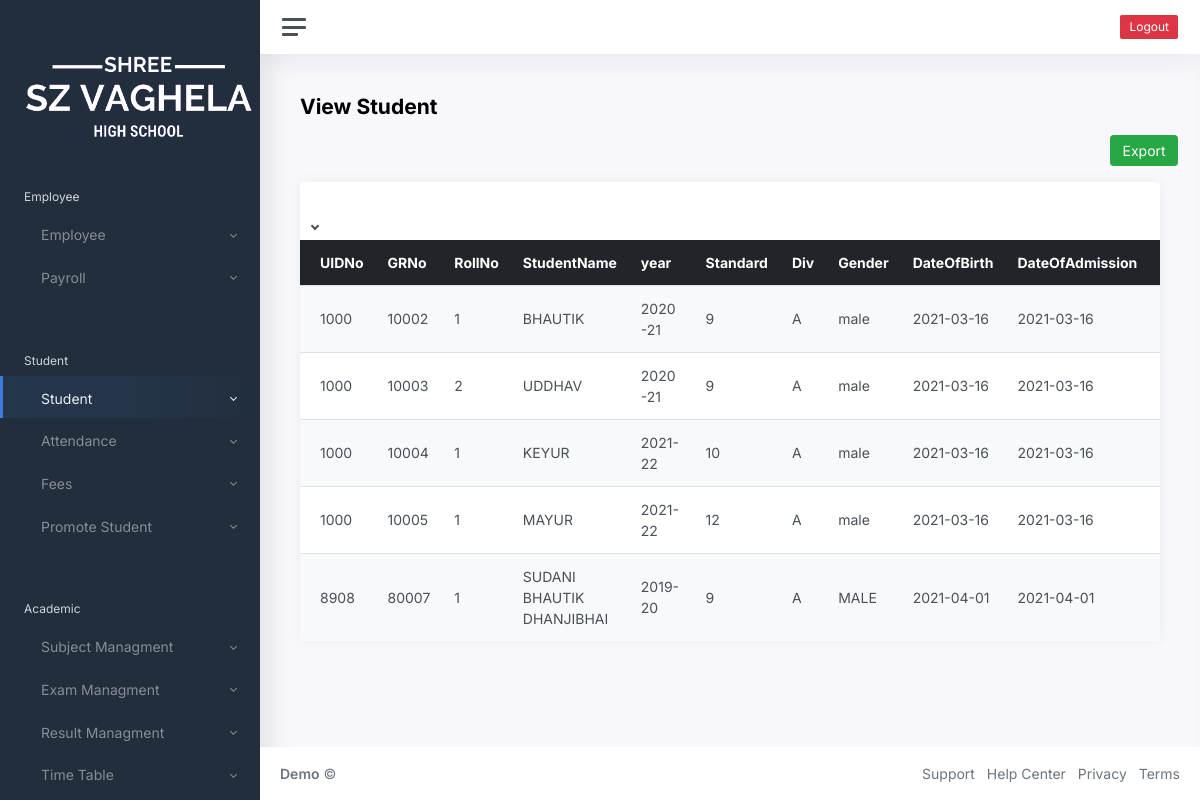
/student/student-view.php (signed in), run on an earlier commit of the app's database.
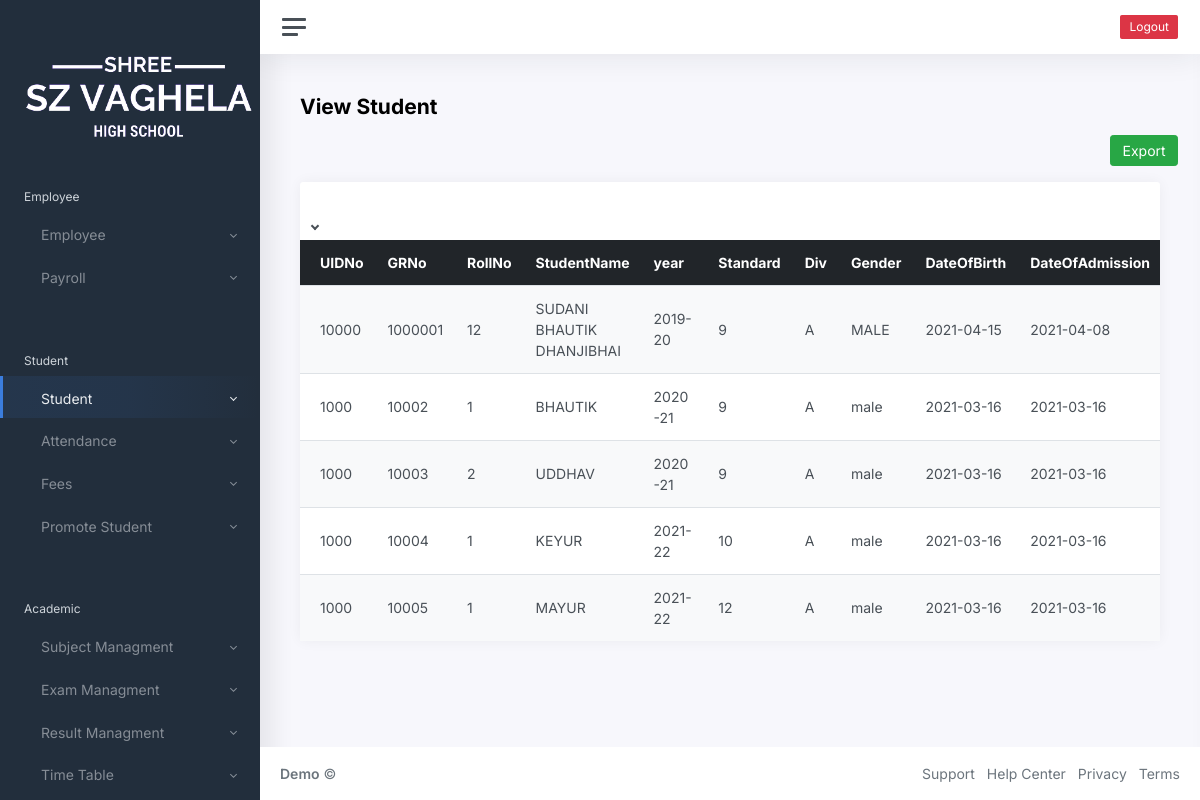
And on a later commit of the database.
### tables this page shows
CREATE TABLE `studentmaster` (
  `date` datetime NOT NULL,
  `StuUIDNo` varchar(13) NOT NULL,
  `StuGRNo` varchar(30) NOT NULL,
  `StuRollNo` int(20) NOT NULL,
  `StuStudentName` varchar(150) NOT NULL,
  `StuAcdemicyear` varchar(10) NOT NULL,
  `StuStandard` bigint(10) NOT NULL,
  `StuDiv` varchar(10) NOT NULL,
  `StuGender` varchar(10) NOT NULL,
  `StuDOB` date NOT NULL,
  `StuDateOfAdmission` date NOT NULL,
  `StuParentMobileNumber1` decimal(10,0) NOT NULL,
  `StuParentMobileNumber2` decimal(10,0) NOT NULL,
  `StuHouseNo` varchar(20) NOT NULL,
  `StuStreetName` varchar(20) NOT NULL,
  `StuLocation` varchar(50) NOT NULL,
  `StuCity` varchar(20) NOT NULL,
  `StuDist` varchar(20) NOT NULL,
  `StuBirthPlace` varchar(150) NOT NULL,
  `StuAadharNo` decimal(12,0) NOT NULL,
  `StuCategory` varchar(50) NOT NULL,
  `StuCaste` varchar(50) NOT NULL,
  `StuLastschoolname` varchar(50) NOT NULL,
  `StuBankname` varchar(20) NOT NULL,
  `StuBankACno` varchar(20) NOT NULL,
  `StuBankIFSCcode` varchar(20) NOT NULL,
  `StuStatus` varchar(15) NOT NULL,
  `StuStatusChangedDate` date NOT NULL,
  `file` varchar(255) NOT NULL,
  `filename` varchar(255) NOT NULL,
  `uploadfile` varchar(255) NOT NULL,
  `uploadfilename` varchar(255) NOT NULL
);

### student/student-view.php (the view, shortened to what this page needs)
<?php
include "./connectdb.php";
?>
<!DOCTYPE html>
<html lang="en">
<head>
	<link href="../css/app.css" rel="stylesheet">
</head>
<body>
	<div class="wrapper">
		<nav id="sidebar" class="sidebar">
			<div class="sidebar-content js-simplebar">
				<a class="sidebar-brand">
					<span width="30px">&nbsp;</span>
					<img src="../logo.png" alt="logo" srcset="" height="100px">
				</a>
				<ul class="sidebar-nav">
					<li class="sidebar-header">
						Employee
					</li>
					<li class="sidebar-item">
						<a href="#emp" data-toggle="collapse" class="sidebar-link collapsed">
							<i class="align-middle"></i> <span class="align-middle">Employee</span>
						</a>
					</li>
					<li class="sidebar-item">
						<a href="#payr" data-toggle="collapse" class="sidebar-link collapsed">
							<i class="align-middle"></i> <span class="align-middle">Payroll</span>
						</a>
					</li>
					<li class="sidebar-header">
					</li>
					<li class="sidebar-header">
						Student
					</li>
					<li class="sidebar-item  active">
						<a href="#addstu" data-toggle="collapse" class="sidebar-link collapsed">
							<i class="align-middle"></i> <span class="align-middle">Student</span>
						</a>
					</li>
					<li class="sidebar-item ">
						<a href="#attend" data-toggle="collapse" class="sidebar-link collapsed">
							<i class="align-middle"></i> <span class="align-middle">Attendance</span>
						</a>
					</li>
					<li class="sidebar-item ">
						<a href="#fee" data-toggle="collapse" class="sidebar-link collapsed">
							<i class="align-middle"></i> <span class="align-middle">Fees</span>
						</a>
					</li>
					<li class="sidebar-item ">
						<a href="#pstu" data-toggle="collapse" class="sidebar-link collapsed">
							<i class="align-middle"></i> <span class="align-middle">Promote Student </span>
						</a>
					</li>
					<li class="sidebar-header">
					</li>
					<li class="sidebar-header">
						Academic
					</li>
					<li class="sidebar-item ">
						<a href="#addsubject" data-toggle="collapse" class="sidebar-link collapsed">
							<i class="align-middle"></i> <span class="align-middle">Subject Managment</span>
						</a>
					</li>
					<li class="sidebar-item ">
						<a href="#exammaster" data-toggle="collapse" class="sidebar-link collapsed">
							<i class="align-middle"></i> <span class="align-middle">Exam Managment</span>
						</a>
					</li>
					<li class="sidebar-item ">
						<a href="#resultmaster" data-toggle="collapse" class="sidebar-link collapsed">
							<i class="align-middle"></i> <span class="align-middle">Result Managment</span>
						</a>
					</li>
					<li class="sidebar-item ">
						<a href="#timetable" data-toggle="collapse" class="sidebar-link collapsed">
							<i class="align-middle"></i> <span class="align-middle">Time Table</span>
						</a>
					</li>
				</ul>
			</div>
		</nav>
		<div class="main">
            <nav class="navbar navbar-expand navbar-light navbar-bg">
                <a class="sidebar-toggle d-flex">
                    <i class="hamburger align-self-center"></i>
                </a>
                <div class="navbar-collapse collapse">
                    <ul class="navbar-nav navbar-align">
                    <button type="button" class="btn btn-sm btn-danger" id="logout">Logout</button>
                    </ul>
                </div>
            </nav>
			<main class="content">
				<div class="container-fluid p-0">
					<div class=" mb-3 row">
						<div class="col-sm-12 ml-sm-auto">
							<h1 class="h3 mb-3" style="font-weight: bold;">View Student</h1>
						</div>
						<div class="col-sm-1 ml-sm-auto">
							<a href="xls.php"><button type="sumit" name="test_save" class="btn btn-custom-sm btn-success">Export</button></a>
						</div>
					</div>
				</div>
				<div class="col-70 col-xl-70">
					<div class="card">
						<div class="card-header">
						</div>
						<div class="col-lg-12">
							<div class="button-group">
								<button type="button" class="btn btn-default btn-sm dropdown-toggle" data-toggle="dropdown"><span class="glyphicon glyphicon-cog"></span> <span class="caret"></span></button>
							</div>
						</div>
						<div class="table-responsive " id="poll">
							<table class="table table-striped" id="myTable">
								<thead class="table table-dark">
									<tr>
										<th>UIDNo</th>
										<th>GRNo</th>
										<th>RollNo</th>
										<th>StudentName</th>
										<th>year</th>
										<th>Standard</th>
										<th>Div</th>
										<th>Gender</th>
										<th>DateOfBirth</th>
										<th>DateOfAdmission</th>
										<th>MobileNo1</th>
									</tr>
								</thead>
								<tbody>
									<?php
									$sql = "SELECT*FROM studentmaster";
									$data = mysqli_query($conn, $sql);
									$total = mysqli_num_rows($data);
									if ($total != 0) {
										while ($result = mysqli_fetch_assoc($data)) {
											echo "
                           		<tr>
                           		<td>" . $result['StuUIDNo'] . "</td>
                           		<td>" . $result['StuGRNo'] . " </td>
                           		<td>" . $result['StuRollNo'] . " </td>
                           		<td>" . $result['StuStudentName'] . "</td>
                           		<td>" . $result['StuAcdemicyear'] . "</td>
                           		<td>" . $result['StuStandard'] . "</td>
                           		<td>" . $result['StuDiv'] . "</td>
                                <td>" . $result["StuGender"] . "</td>
                                <td>" . $result["StuDOB"] . "</td>
                                <td>" . $result['StuDateOfAdmission'] . "</td>
                                <td>" . $result['StuParentMobileNumber1'] . "</td>
                                <td>" . $result['StuParentMobileNumber2'] . "</td>
                                <td>" . $result['StuHouseNo'] . "," . $result['StuStreetName'] . "," . $result['StuLocation'] . "," . $result['StuCity'] . "," . $result['StuDist'] . "</td>
                                <td>" . $result['StuBirthPlace'] . "</td>
                                <td>" . $result['StuAadharNo'] . "</td>
                                <td>" . $result['StuCategory'] . "</td>
                                <td>" . $result['StuCaste'] . "</td>
                                <td>" . $result['StuLastschoolname'] . "</td>
                                <td>" . $result['StuBankname'] . "</td>
                                <td>" . $result['StuBankACno'] . "</td>
                                <td>" . $result['StuBankIFSCcode'] . "</td>
                                <td>" . $result['StuStatus'] . "</td>
                                <td>" . $result['StuStatusChangedDate'] . "</td>
                               $result[StuUIDNo]$result[StuGRNo]$result[StuStudentName]$result[StuStandard]$result[StuDiv]$result[StuGender]$result[StuDOB]$result[StuDateOfAdmission]$result[StuParentMobileNumber1]$result[StuParentMobileNumber2]$result[StuHouseNo]$result[StuStreetName]$result[StuLocation]$result[StuCity]$result[StuDist]$result[StuBirthPlace]$result[StuAadharNo]$result[StuCategory]$result[StuCaste]$result[StuLastschoolname]$result[StuBankname]$result[StuBankACno]$result[StuBankIFSCcode]$result[StuStatus]$result[StuStatusChangedDate]
                                $result[StuUIDNo]$result[StuGRNo]$result[StuStudentName]$result[StuStandard]$result[StuDiv]$result[StuGender]$result[StuDOB]$result[StuDateOfAdmission]$result[StuParentMobileNumber1]$result[StuParentMobileNumber2]$result[StuHouseNo]$result[StuStreetName]$result[StuLocation]$result[StuCity]$result[StuDist]$result[StuBirthPlace]$result[StuAadharNo]$result[StuCategory]$result[StuCaste]$result[StuLastschoolname]$result[StuBankname]$result[StuBankACno]$result[StuBankIFSCcode]$result[StuStatus]$result[StuStatusChangedDate]
                           	  <td><a href='delete1.php?StuUIDNo=$result[StuUIDNo]' onclick='return checkdelete()'><input type='submit' value='Delete' id='deletebtn' class='btn btn-custom-sm btn-danger'></a></td>
                           		</tr>";
										}
									} else {
										echo "No records found";
									}
									?>
								</tbody>
							</table>
						</div>
					</div>
				</div>
			</main>
			<footer class="footer">
				<div class="container-fluid">
					<div class="row text-muted">
						<div class="col-6 text-left">
							<p class="mb-0">
								<a href="index.html" class="text-muted"><strong>Demo</strong></a> &copy;
							</p>
						</div>
						<div class="col-6 text-right">
							<ul class="list-inline">
								<li class="list-inline-item">
									<a class="text-muted" href="#">Support</a>
								</li>
								<li class="list-inline-item">
									<a class="text-muted" href="#">Help Center</a>
								</li>
								<li class="list-inline-item">
									<a class="text-muted" href="#">Privacy</a>
								</li>
								<li class="list-inline-item">
									<a class="text-muted" href="#">Terms</a>
								</li>
							</ul>
						</div>
					</div>
				</div>
			</footer>
		</div>
	</div>
</body>
</html>

What changed in the data, as far as the page shows it:
removed studentmaster: StuUIDNo "8908", StuGRNo "80007", StuRollNo "1", StuStudentName "SUDANI BHAUTIK DHANJIBHAI", StuAcdemicyear "2019-20", StuStandard "9", StuDiv "A", StuGender "MALE", StuDOB "2021-04-01", StuDateOfAdmission "2021-04-01"
added studentmaster: StuUIDNo "10000", StuGRNo "1000001", StuRollNo "12", StuStudentName "SUDANI BHAUTIK DHANJIBHAI", StuAcdemicyear "2019-20", StuStandard "9", StuDiv "A", StuGender "MALE", StuDOB "2021-04-15", StuDateOfAdmission "2021-04-08"
